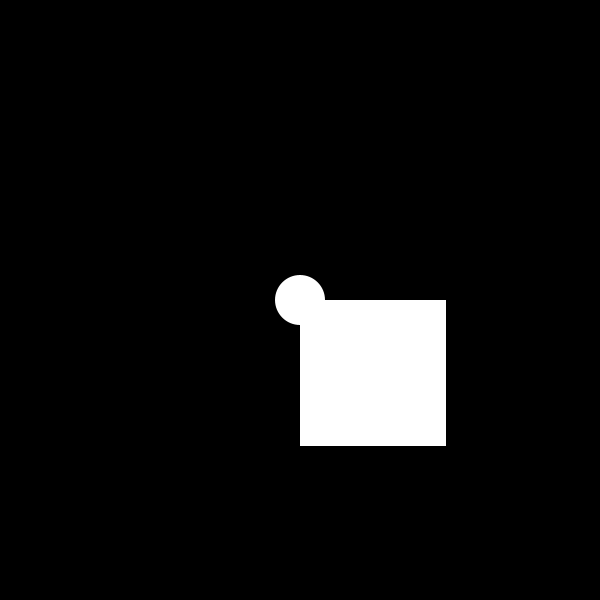
Frame 1 (no input)
Frame 60 (the mouse pressed at the canvas centre just before this capture): identical to frame 1, image omitted
Frame 120 (the mouse held since frame 60 and released just before this capture): identical to frame 1, image omitted

The Processing sketch that drew this single still picture (run headless with seeded random() and noise(); from frame 60 on, the mouse is pressed at the canvas centre):

// Processing sketch: game_over
// ── game_over.pde
int bx, by;
int rx, ry, larg;
int raio;
boolean left = false, right = false, up = false, down = false;
boolean gameOver = false;

void setup(){
  size(600, 600);
  bx = width/2;
  by = height/2;
  raio = 25;
  larg = int(random(50, 200));
  rx = 300;
  ry = 300;
  noStroke();
}

void draw(){
  background(0);
  if(left && bx > raio) bx= bx - 25; 
  if(right && bx < (width - raio)) bx= bx + 25; 
  if(up && by > raio) by= by - 25; 
  if(down && by < (height - raio)) by= by + 25; 
  
  if(bx > rx && bx < (rx + larg) && by > ry && by < (ry + larg)) gameOver = true;
  if (gameOver == false){
    background(0);
    square(rx, ry, larg);
    ellipse(bx, by, 2 * raio, 2 * raio);
  } else {
    textAlign(CENTER);
    text("GAME OVER", width/2, height/2);
  }
}

void keyPressed(){
  if(keyCode == LEFT && bx > raio) left = true; 
  if(keyCode == RIGHT && bx < (width - raio)) right = true; 
  if(keyCode == UP && by > raio) up = true; 
  if(keyCode == DOWN && by < (height - raio)) down = true; 
}

void keyReleased(){
  if(keyCode == LEFT) left = false; 
  if(keyCode == RIGHT) right = false; 
  if(keyCode == UP) up = false; 
  if(keyCode == DOWN) down = false; 
}
